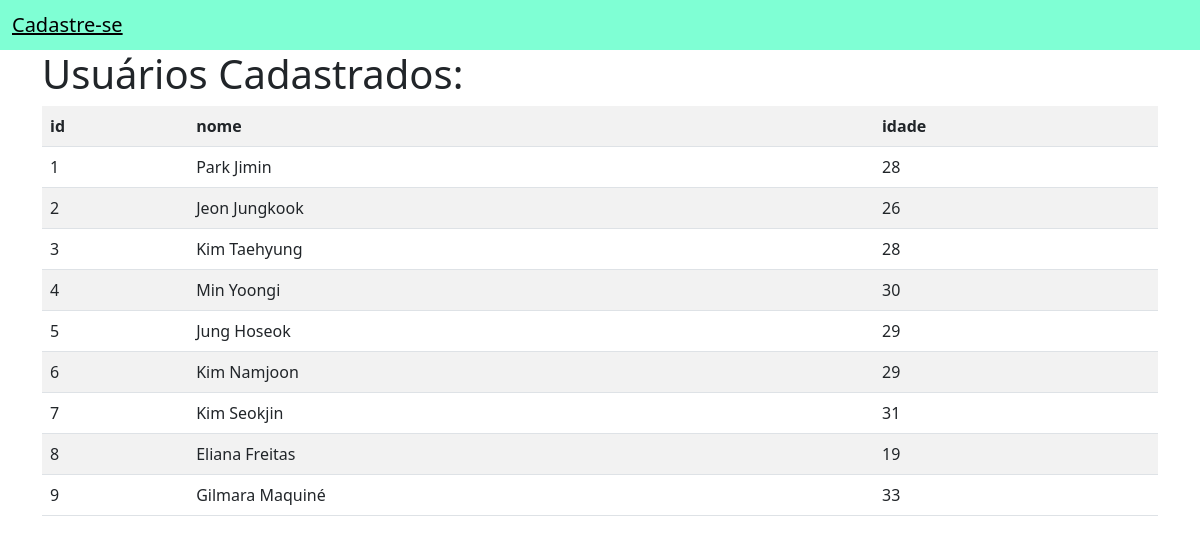
Screenshot of /usuarios/ with the database file from the repository.
### app_cad_usuarios/models.py (models this page shows)
class Usuario (models.Model):
    id_usuario = models.AutoField(primary_key=True)
    nome_usuario = models.TextField(max_length=255)
    idade_usuario = models.IntegerField()

### app_cad_usuarios/views.py (the view)
# urls.py: path('usuarios/',views.usuarios,name='listagem_usuarios')
def usuarios(request):
    if request.method == 'POST':
        novo_usuario = Usuario()
        novo_usuario.nome_usuario = request.POST.get('nome')
        novo_usuario.idade_usuario = request.POST.get('idade')
        novo_usuario.save()
    usuarios = {
        'usuarios': Usuario.objects.all()
    }
    return render(request, 'usuarios/usuarios.html', usuarios)

### app_cad_usuarios/templates/usuarios/usuarios.html
{%  extends 'usuarios/base.html' %}
{% block conteudo %}
<div class="container">
    <h1>Usuários Cadastrados:</h1>
   <table class="table table-borded table-striped">
       <tr>
           <th>id</th>
           <th>nome</th>
           <th>idade</th>
       </tr>
       {% for usuario in usuarios %}
       <tr>
           <td>{{usuario.id_usuario}}</td>
           <td>{{usuario.nome_usuario}}</td>
           <td>{{usuario.idade_usuario}}</td>
       </tr>
       {% endfor %}
   </table>
</div>
{% endblock %}

### app_cad_usuarios/templates/usuarios/base.html (shortened to what this page needs)
<!doctype html>
<html lang="en">
  <head>
    <link href="https://cdn.jsdelivr.net/npm/bootstrap@5.0.2/dist/css/bootstrap.min.css" rel="stylesheet">
</head>
<body>
    <nav style="background-color: aquamarine !important;" class="navbar navbar-light bg-light">
        <div class="container-fluid">
          <span class="navbar-brand mb-0 h1"><a style="text-decoration: non;color: black;" href="{% url 'home' %}">Cadastre-se</a></span>
        </div>
    </nav>
{% block conteudo %}
{% endblock %}
  </body>
</html>

### rows the page displays
Usuario: id_usuario "1", nome_usuario "Park Jimin", idade_usuario "28"
Usuario: id_usuario "2", nome_usuario "Jeon Jungkook", idade_usuario "26"
Usuario: id_usuario "3", nome_usuario "Kim Taehyung", idade_usuario "28"
Usuario: id_usuario "4", nome_usuario "Min Yoongi", idade_usuario "30"
Usuario: id_usuario "5", nome_usuario "Jung Hoseok", idade_usuario "29"
Usuario: id_usuario "6", nome_usuario "Kim Namjoon", idade_usuario "29"
Usuario: id_usuario "7", nome_usuario "Kim Seokjin", idade_usuario "31"
Usuario: id_usuario "8", nome_usuario "Eliana Freitas", idade_usuario "19"
Usuario: id_usuario "9", nome_usuario "Gilmara Maquiné", idade_usuario "33"
